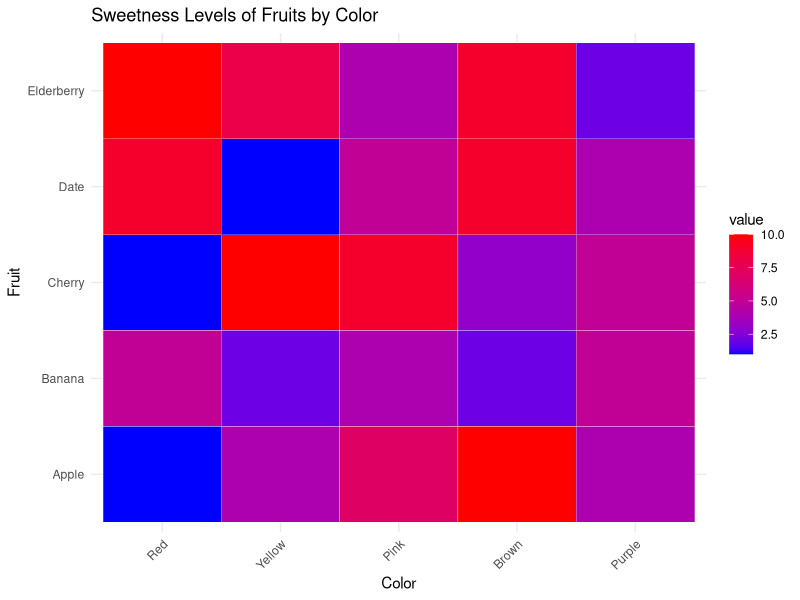

Generate this figure with R:
rm(list = ls()) # clear out the variables from memory to make a clean execution of the code.

# If you want to remove all previous plots and clear the console, run the following two lines.
graphics.off() # clear out all plots from previous work.

cat("\014") # clear the console

#library(tidyverse)
# A better way to code...
# Find out if the library is not already installed and\
# if not, install the library and then load it.

if(!require('tidyverse')) {
  install.packages('tidyverse')
  library('tidyverse')
}
if(!require('ggplot2')) {
  install.packages('ggplot2')
  library('ggplot2')
}
if(!require('reshape2')) {
  install.packages('reshape2')
  library('reshape2')
}

# Set seed for reproducibility
set.seed(42)

# Create synthetic data
fruits <- c("Apple", "Banana", "Cherry", "Date", "Elderberry")
colors <- c("Red", "Yellow", "Pink", "Brown", "Purple")

# Generate random sweetness levels
sweetness_data <- matrix(sample(1:10, length(fruits) * length(colors), replace = TRUE),
                         nrow = length(fruits),
                         ncol = length(colors))

# Create a data frame
heatmap_data <- as.data.frame(sweetness_data)
colnames(heatmap_data) <- colors
heatmap_data$Fruits <- fruits

# Reshape the data for heatmap
heatmap_melted <- melt(heatmap_data, id.vars = "Fruits")




# Create the heatmap
ggplot(heatmap_melted, aes(x = variable, y = Fruits, fill = value)) +
  geom_tile(color = "white") +
  scale_fill_gradient(low = "blue", high = "red") +
  labs(title = "Sweetness Levels of Fruits by Color",
       x = "Color",
       y = "Fruit") +
  theme_minimal() +
  theme(axis.text.x = element_text(angle = 45, hjust = 1))




